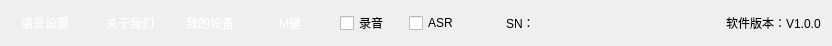
   <widget class="QWidget" name="layoutWidget">
    <property name="geometry">
     <rect>
      <x>0</x>
      <y>490</y>
      <width>832</width>
      <height>28</height>
     </rect>
    </property>
    <layout class="QHBoxLayout" name="horizontalLayout_3">
     <property name="spacing">
      <number>20</number>
     </property>
     <property name="leftMargin">
      <number>10</number>
     </property>
     <item>
      <widget class="QPushButton" name="pushButton5">
       <property name="minimumSize">
        <size>
         <width>70</width>
         <height>0</height>
        </size>
       </property>
       <property name="cursor">
        <cursorShape>PointingHandCursor</cursorShape>
       </property>
       <property name="styleSheet">
        <string notr="true">    QPushButton {
            color: white;
            border: none;
            background: none;
            padding: 0px 0px;
            outline: none;
        }

    QPushButton:hover    { background-color: #D8D8D8; border: 1px solid #EAEAEA;}
    QPushButton:pressed  { background-color: #D8D8D8; color: white; }
    QPushButton:checked  { background-color: #df6e35; color: white; }</string>
       </property>
       <property name="text">
        <string>语言设置</string>
       </property>
       <property name="icon">
        <iconset resource="res.qrc">
         <normaloff>:/images/setting.png</normaloff>:/images/setting.png</iconset>
       </property>
       <property name="checkable">
        <bool>true</bool>
       </property>
       <property name="autoExclusive">
        <bool>true</bool>
       </property>
       <attribute name="buttonGroup">
        <string notr="true">buttonGroupMain</string>
       </attribute>
      </widget>
     </item>
     <item>
      <widget class="QPushButton" name="pushButton6">
       <property name="minimumSize">
        <size>
         <width>60</width>
         <height>0</height>
        </size>
       </property>
       <property name="cursor">
        <cursorShape>PointingHandCursor</cursorShape>
       </property>
       <property name="styleSheet">
        <string notr="true">    QPushButton {
            color: white;
            border: none;
            background: none;
            padding: 0px 0px;
            outline: none;
        }

    QPushButton:hover    { background-color: #D8D8D8; border: 1px solid #EAEAEA;}
    QPushButton:pressed  { background-color: #D8D8D8; color: white; }
    QPushButton:checked  { background-color: #df6e35; color: white; }</string>
       </property>
       <property name="text">
        <string>关于我们</string>
       </property>
       <property name="checkable">
        <bool>true</bool>
       </property>
       <property name="autoExclusive">
        <bool>true</bool>
       </property>
       <attribute name="buttonGroup">
        <string notr="true">buttonGroupMain</string>
       </attribute>
      </widget>
     </item>
     <item>
      <widget class="QPushButton" name="pushButtonDevice">
       <property name="minimumSize">
        <size>
         <width>60</width>
         <height>0</height>
        </size>
       </property>
       <property name="cursor">
        <cursorShape>PointingHandCursor</cursorShape>
       </property>
       <property name="styleSheet">
        <string notr="true">    QPushButton {
            color: white;
            border: none;
            background: none;
            padding: 0px 0px;
            outline: none;
        }

    QPushButton:hover    { background-color: #D8D8D8; border: 1px solid #EAEAEA;}
    QPushButton:pressed  { background-color: #D8D8D8; color: white; }
    QPushButton:checked  { background-color: #df6e35; color: white; }</string>
       </property>
       <property name="text">
        <string>我的设备</string>
       </property>
       <property name="checkable">
        <bool>false</bool>
       </property>
       <property name="autoExclusive">
        <bool>false</bool>
       </property>
       <property name="flat">
        <bool>true</bool>
       </property>
      </widget>
     </item>
     <item>
      <widget class="QPushButton" name="pushButtonMKey">
       <property name="minimumSize">
        <size>
         <width>60</width>
         <height>0</height>
        </size>
       </property>
       <property name="cursor">
        <cursorShape>PointingHandCursor</cursorShape>
       </property>
       <property name="styleSheet">
        <string notr="true">    QPushButton {
            color: white;
            border: none;
            background: none;
            padding: 0px 0px;
            outline: none;
        }

    QPushButton:hover    { background-color: #D8D8D8; border: 1px solid #EAEAEA;}
    QPushButton:pressed  { background-color: #D8D8D8; color: white; }
    QPushButton:checked  { background-color: #df6e35; color: white; }</string>
       </property>
       <property name="text">
        <string>M键</string>
       </property>
       <property name="checkable">
        <bool>false</bool>
       </property>
       <property name="autoExclusive">
        <bool>false</bool>
       </property>
       <property name="flat">
        <bool>true</bool>
       </property>
      </widget>
     </item>
     <item>
      <widget class="QCheckBox" name="checkBoxRecord">
       <property name="cursor">
        <cursorShape>PointingHandCursor</cursorShape>
       </property>
       <property name="text">
        <string>录音</string>
       </property>
      </widget>
     </item>
     <item>
      <widget class="QCheckBox" name="checkBoxTXASR">
       <property name="cursor">
        <cursorShape>PointingHandCursor</cursorShape>
       </property>
       <property name="text">
        <string>ASR</string>
       </property>
      </widget>
     </item>
     <item>
      <spacer name="horizontalSpacer">
       <property name="orientation">
        <enum>Qt::Orientation::Horizontal</enum>
       </property>
       <property name="sizeHint" stdset="0">
        <size>
         <width>40</width>
         <height>20</height>
        </size>
       </property>
      </spacer>
     </item>
     <item>
      <widget class="QLabel" name="labelSN">
       <property name="minimumSize">
        <size>
         <width>200</width>
         <height>0</height>
        </size>
       </property>
       <property name="text">
        <string>SN：</string>
       </property>
      </widget>
     </item>
     <item>
      <widget class="QLabel" name="label_18">
       <property name="text">
        <string>软件版本：V1.0.0</string>
       </property>
      </widget>
     </item>
    </layout>
   </widget>
